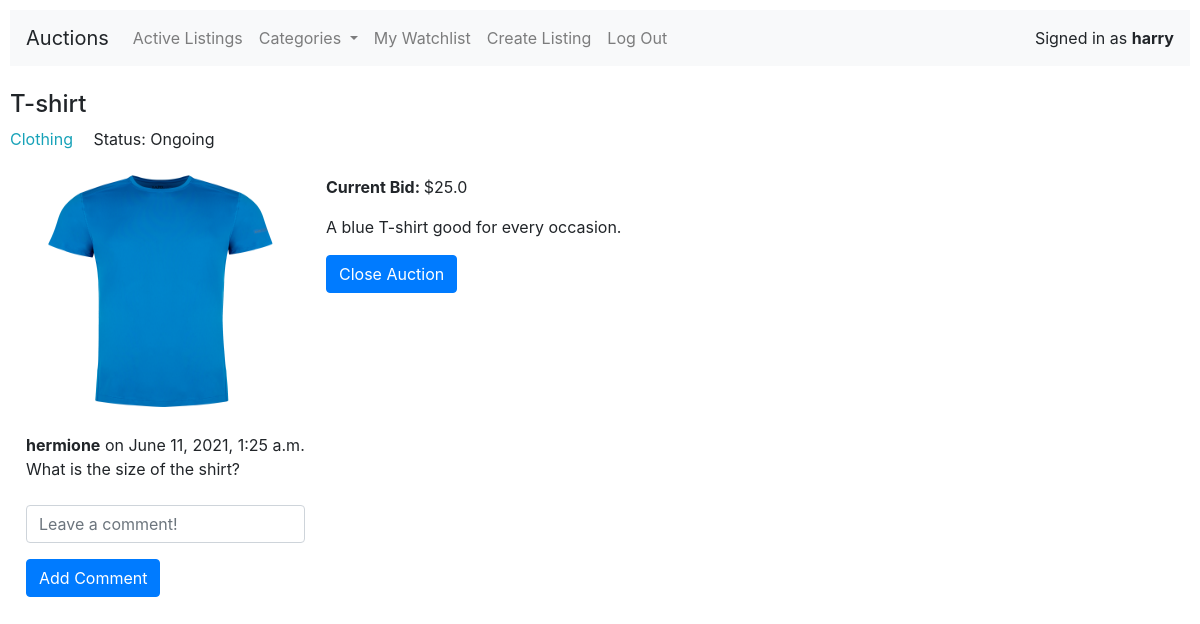
Screenshot of /listing/37 (signed in) with the database file from the repository.
### auctions/models.py (models this page shows, shortened)
class User(AbstractUser):
    pass

class AuctionListing(models.Model):
    name = models.CharField(max_length=64)
    description = models.CharField(max_length=300)
    user = models.ForeignKey(User, on_delete=models.CASCADE, related_name="auctioneer")
    winner = models.ForeignKey(User, on_delete=models.CASCADE, related_name="winner", blank=True, null=True)
    startingBid = models.FloatField()
    currentBid_id = models.IntegerField(blank=True, null=True)
    currentBid_value = models.FloatField(blank=True, null=True)
    statusOptions = [('Ongoing', 'Ongoing'), ('Finished', 'Finished')]
    status = models.CharField(max_length=8, choices=statusOptions, default='Ongoing')
    choicesCategory = [
        ('Toys', 'Toys'),
        ('Clothing', 'Clothing'),
        ('Electronics', 'Electronics'),
        ('Sports', 'Sports'),
        ('General', 'General'),
        ('Jewelry', 'Jewelry'),
        ('Cosmetics', 'Cosmetics'),
        ('Vehicles', 'Vehicles'),
        ('Furniture', 'Furniture'),
        ('Art', 'Art')
    ]
    category = models.CharField(max_length=15, choices=choicesCategory, default='General')
    image = models.ImageField(blank=True, null=True, upload_to='media/')

class Bid(models.Model):
    listing = models.ForeignKey(AuctionListing, on_delete=models.CASCADE, related_name="bids")
    user = models.ForeignKey(User, on_delete=models.CASCADE, related_name="buyer")
    value = models.FloatField()
    date = models.DateTimeField()

class ListingComment(models.Model):
    listing = models.ForeignKey(AuctionListing, on_delete=models.CASCADE, related_name="comments")
    user = models.ForeignKey(User, on_delete=models.CASCADE, related_name="commenter")
    content = models.CharField(max_length=300)
    date = models.DateTimeField()

### auctions/views.py (the view)
# urls.py: path("listing/<int:listing_id>", views.listing, name="listing"),
def listing(request, listing_id):
    listing = get_listing(request, listing_id)
    bid = get_bid(request, listing)
    comments = get_comments(request, listing)
    on_watchlist = get_watchlist_status(request, listing)
    return render(request, "auctions/listing.html", {
        "listing": listing,
        "bid": bid,
        "on_watchlist": on_watchlist,
        "comments": comments
    })

### auctions/views.py (called while the page is built)
def get_listing(request, listing_id):
    listing = AuctionListing.objects.get(id=listing_id)
    return listing

def get_bid(request, listing):
    if listing.currentBid_id:
        bid = Bid.objects.get(id=listing.currentBid_id)
    else:
        bid = None
    return bid

def get_comments(request, listing):
    comments = ListingComment.objects.filter(listing=listing)
    return comments

def get_watchlist_status(request, listing):
    user = request.user
    if user.is_authenticated:
        try:
            on_watchlist = WatchlistItem.objects.get(listing=listing, user=user)
        except WatchlistItem.DoesNotExist:
            on_watchlist = None
    else:
        on_watchlist = None
    return on_watchlist

### auctions/templates/auctions/listing.html (shortened to what this page needs)
{% extends "auctions/layout.html" %}
{% block body %}
    <h4> {{ listing.name }} </h4>
    <a href="{% url 'category' category_type=listing.category %}" class="text-info mr-3"> {{listing.category}}</a>
    Status: {{ listing.status }} <br>
    {% if listing.image %}
        <img src="{{ listing.image.url }}" width="300" height="250"  class = "float-left mr-3 mb-3 mt-3" alt="{{ listing.name }}">
    {% else %}
         <img src="../media/imgs/noimage.jpg"  width="300" height="250"  class = "float-left mr-3 mb-3 mt-3" alt="no image">
    {% endif %}
    <div class = "mb-3 mt-4">
        {% if listing.status == "Ongoing" %}
            {% if bid %}
                <strong>Current Bid: </strong>${{ bid.value }}
                <br>
            {% else %}
                <strong>Starting Bid: </strong>${{ listing.startingBid }}<br>
            {% endif %}
        {% else %}
            <strong>Winning Bid: </strong>${{ bid.value }} by <strong>{{bid.user}}</strong>
        {% endif %}
    </div>
<div class="mb-3">{{ listing.description }} <br> </div>
    {% if user.is_authenticated %}
        {% if user.id == listing.user.id and listing.status == "Ongoing"%}
            <form action="{% url 'close_auction' %}" method="post">
                    <input class="btn btn-primary" type="submit" value="Close Auction">
            </form>
        {% endif %}
        <div class = "float-left ml-3" id="comments">
        {% for comment in comments %}
        <strong>{{comment.user}}</strong> on {{comment.date}}<br>
            {{comment.content}}<br><br>
        {% endfor %}
        <form action="{% url 'comment' %}" method="post">
                <div class="form-group">
                    <input class="form-control" type="text" name="comment_new" placeholder="Leave a comment!">
                </div>
                <input class="btn btn-primary" type="submit" value="Add Comment">
        </form>
            </div>
    {% endif %}
{% endblock %}

### auctions/templates/auctions/layout.html (shortened to what this page needs)
{% load static %}
<!DOCTYPE html>
<html lang="en">
    <head>
        <link rel="stylesheet" href="https://stackpath.bootstrapcdn.com/bootstrap/4.3.1/css/bootstrap.min.css">
        <link href="{% static 'auctions/styles.css' %}" rel="stylesheet">
    </head>
    <body>
        <nav class="navbar navbar-expand-lg navbar-light bg-light">
            <a class="navbar-brand">Auctions</a>
            <div class="collapse navbar-collapse" id="navbarSupportedContent">
                <ul class="navbar-nav mr-auto">
                    <li class="nav-item">
                        <a class="nav-link" href="{% url 'index' %}">Active Listings</a>
                    </li>
                    <li class="nav-item dropdown">
                        <a class="dropdown-toggle nav-link" href="#" id="navbarDropdown" role="button" data-toggle="dropdown" aria-haspopup="true" aria-expanded="false">
                            Categories
                        </a>
                    </li>
                    {% if user.is_authenticated %}
                    <li class="nav-item">
                        <a class="nav-link" href="{% url 'watchlist' %}">My Watchlist</a>
                    </li>
                    <li class="nav-item">
                        <a class="nav-link" href="{% url 'create' %}">Create Listing</a>
                    </li>
                    <li class="nav-item">
                        <a class="nav-link" href="{% url 'logout' %}">Log Out</a>
                    </li>
                    {% endif %}
                </ul>
                <ul class="navbar-nav ml-auto">
                    {% if user.is_authenticated %}
                    <li class="nav-item">
                        Signed in as <strong>{{ user.username }}</strong>
                    </li>
                    {% else %}
                    <li class="nav-item">
                        Not signed in
                    </li>
                    {% endif %}
                </ul>
            </div>
        </nav>
        <br>
        {% block body %}
        {% endblock %}
    </body>
</html>

### auctions/static/auctions/styles.css (style rules this page uses)
body { padding: 10px; }
#comments { clear: both; }

### rows the page displays
User: username "harry"
AuctionListing: name "T-shirt", category "Clothing", status "Ongoing", image (picture), description "A blue T-shirt good for every occasion."
Bid: value "25.0"
ListingComment: user "hermione", date "June 11, 2021, 1:25 a.m.", content "What is the size of the shirt?"
